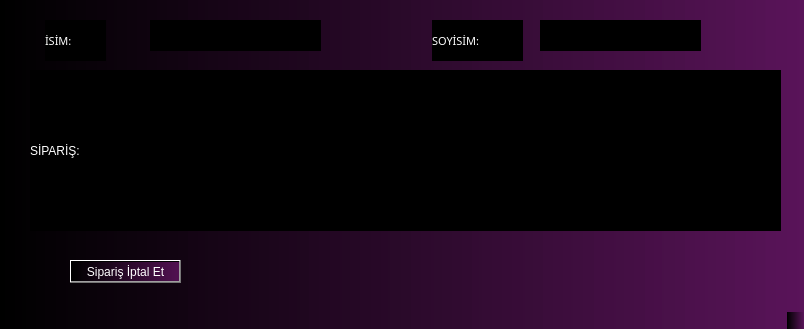
<?xml version="1.0" encoding="UTF-8"?>
<ui version="4.0">
 <class>MainWindow</class>
 <widget class="QMainWindow" name="MainWindow">
  <property name="geometry">
   <rect>
    <x>0</x>
    <y>0</y>
    <width>804</width>
    <height>329</height>
   </rect>
  </property>
  <property name="windowTitle">
   <string>MainWindow</string>
  </property>
  <property name="styleSheet">
   <string notr="true">background-color: qlineargradient(spread:pad, x1:0, y1:0, x2:1, y2:0, stop:0 rgba(0, 0, 0, 255), stop:1 rgba( 90,20, 90, 225));


color: rgb(255, 255, 255);
font: 8pt &quot;Segoe Script&quot;;</string>
  </property>
  <widget class="QWidget" name="centralwidget">
   <widget class="QLabel" name="label_5">
    <property name="geometry">
     <rect>
      <x>432</x>
      <y>20</y>
      <width>91</width>
      <height>41</height>
     </rect>
    </property>
    <property name="font">
     <font>
      <family>Segoe Script</family>
      <pointsize>8</pointsize>
      <weight>50</weight>
      <italic>false</italic>
      <bold>false</bold>
     </font>
    </property>
    <property name="styleSheet">
     <string notr="true">background-color: rgb(0, 0, 0);</string>
    </property>
    <property name="text">
     <string>SOYİSİM:</string>
    </property>
   </widget>
   <widget class="QLabel" name="label_4">
    <property name="geometry">
     <rect>
      <x>45</x>
      <y>20</y>
      <width>61</width>
      <height>41</height>
     </rect>
    </property>
    <property name="font">
     <font>
      <family>Segoe Script</family>
      <pointsize>8</pointsize>
      <weight>50</weight>
      <italic>false</italic>
      <bold>false</bold>
     </font>
    </property>
    <property name="styleSheet">
     <string notr="true">background-color: rgb(0, 0, 0);</string>
    </property>
    <property name="text">
     <string>İSİM:</string>
    </property>
   </widget>
   <widget class="QLabel" name="txtad">
    <property name="geometry">
     <rect>
      <x>150</x>
      <y>20</y>
      <width>171</width>
      <height>31</height>
     </rect>
    </property>
    <property name="styleSheet">
     <string notr="true">font-size:20px;
background-color: rgb(0, 0, 0);</string>
    </property>
    <property name="text">
     <string/>
    </property>
   </widget>
   <widget class="QLabel" name="txtsoyad">
    <property name="geometry">
     <rect>
      <x>540</x>
      <y>20</y>
      <width>161</width>
      <height>31</height>
     </rect>
    </property>
    <property name="styleSheet">
     <string notr="true">font-size:20px;
background-color: rgb(0, 0, 0);</string>
    </property>
    <property name="text">
     <string/>
    </property>
   </widget>
   <widget class="QLabel" name="txt_cek">
    <property name="geometry">
     <rect>
      <x>30</x>
      <y>70</y>
      <width>751</width>
      <height>161</height>
     </rect>
    </property>
    <property name="styleSheet">
     <string notr="true">background-color: rgb(0, 0, 0);</string>
    </property>
    <property name="text">
     <string>SİPARİŞ:</string>
    </property>
   </widget>
   <widget class="QPushButton" name="btn_siparis_iptal">
    <property name="geometry">
     <rect>
      <x>70</x>
      <y>260</y>
      <width>111</width>
      <height>23</height>
     </rect>
    </property>
    <property name="text">
     <string>Sipariş İptal Et</string>
    </property>
   </widget>
  </widget>
  <widget class="QMenuBar" name="menubar">
   <property name="geometry">
    <rect>
     <x>0</x>
     <y>0</y>
     <width>804</width>
     <height>23</height>
    </rect>
   </property>
  </widget>
  <widget class="QStatusBar" name="statusbar"/>
 </widget>
 <resources/>
 <connections/>
</ui>
